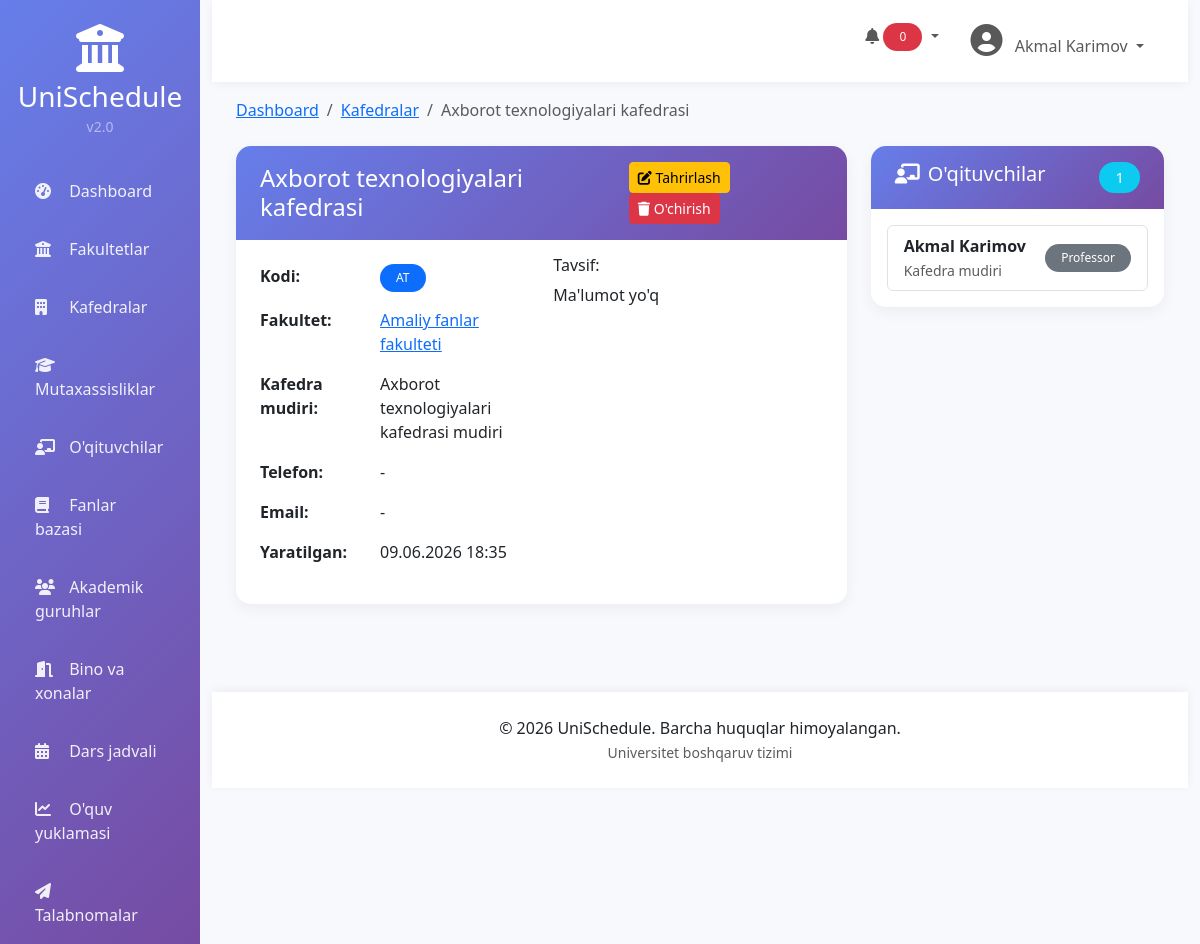
Screenshot of /departments/1/ (signed in) with the database file from the repository.
### departments/models.py (models this page shows, shortened)
class Department(models.Model):
    name = models.CharField(max_length=255, verbose_name="Nomi")
    code = models.CharField(max_length=20, unique=True, verbose_name="Kodi")
    faculty = models.ForeignKey(Faculty, on_delete=models.CASCADE, related_name='departments', verbose_name="Fakultet")
    head_name = models.CharField(max_length=255, blank=True, verbose_name="Kafedra mudiri")
    phone = models.CharField(max_length=20, blank=True, verbose_name="Telefon")
    email = models.EmailField(blank=True, verbose_name="Email")
    description = models.TextField(blank=True, verbose_name="Tavsif")
    created_at = models.DateTimeField(auto_now_add=True)
    updated_at = models.DateTimeField(auto_now=True)
    class Meta:
        verbose_name = "Kafedra"
        verbose_name_plural = "Kafedralar"
        ordering = ['faculty__name', 'name']

### faculties/models.py (models this page shows, shortened)
class Faculty(models.Model):
    name = models.CharField(max_length=255, verbose_name="Nomi")
    code = models.CharField(max_length=20, unique=True, verbose_name="Kodi")
    description = models.TextField(blank=True, verbose_name="Tavsif")
    dean_name = models.CharField(max_length=255, blank=True, verbose_name="Dekan ismi")
    phone = models.CharField(max_length=20, blank=True, verbose_name="Telefon")
    email = models.EmailField(blank=True, verbose_name="Email")
    established_date = models.DateField(null=True, blank=True, verbose_name="Tashkil etilgan sana")
    created_at = models.DateTimeField(auto_now_add=True)
    updated_at = models.DateTimeField(auto_now=True)
    class Meta:
        verbose_name = "Fakultet"
        verbose_name_plural = "Fakultetlar"
        ordering = ['name']

### teachers/models.py (models this page shows, shortened)
class Teacher(models.Model):
    ACADEMIC_DEGREES = [
        ('none', "Yo'q"),
        ('phd', "PhD"),
        ('dsc', "DSc"),
        ('professor', "Professor"),
    ]
    POSITIONS = [
        ('teacher', "O'qituvchi"),
        ('senior_teacher', "Katta o'qituvchi"),
        ('docent', "Dotsent"),
        ('professor', "Professor"),
        ('head', "Kafedra mudiri"),
    ]
    user = models.OneToOneField(User, on_delete=models.CASCADE, related_name='teacher_profile',
                                verbose_name="Foydalanuvchi")
    department = models.ForeignKey(Department, on_delete=models.SET_NULL, null=True, related_name='teachers',
                                   verbose_name="Kafedra")
    academic_degree = models.CharField(max_length=20, choices=ACADEMIC_DEGREES, default='none',
                                       verbose_name="Ilmiy daraja")
    position = models.CharField(max_length=20, choices=POSITIONS, default='teacher', verbose_name="Lavozim")
    employee_id = models.CharField(max_length=50, unique=True, blank=True, verbose_name="Xodim ID")
    phone = models.CharField(max_length=20, blank=True, verbose_name="Telefon")
    address = models.TextField(blank=True, verbose_name="Manzil")
    birth_date = models.DateField(null=True, blank=True, verbose_name="Tug'ilgan sana")
    start_date = models.DateField(null=True, blank=True, verbose_name="Ish boshlagan sana")
    is_active = models.BooleanField(default=True, verbose_name="Faol")
    created_at = models.DateTimeField(auto_now_add=True)
    updated_at = models.DateTimeField(auto_now=True)
    class Meta:
        verbose_name = "O'qituvchi"
        verbose_name_plural = "O'qituvchilar"
        ordering = ['user__last_name', 'user__first_name']

### departments/views.py (the view)
# urls.py: path('<int:pk>/', views.department_detail, name='department_detail'),
@login_required
def department_detail(request, pk):
    department = get_object_or_404(Department, pk=pk)
    teachers = department.teachers.all()
    context = {
        'department': department,
        'teachers': teachers,
    }
    return render(request, 'departments/detail.html', context)

### templates/departments/detail.html (shortened to what this page needs)
{% extends 'base.html' %}
{% block content %}
<div class="mb-4">
    <nav aria-label="breadcrumb">
        <ol class="breadcrumb">
            <li class="breadcrumb-item"><a href="/">Dashboard</a></li>
            <li class="breadcrumb-item"><a href="{% url 'department_list' %}">Kafedralar</a></li>
            <li class="breadcrumb-item active">{{ department.name }}</li>
        </ol>
    </nav>
</div>
<div class="row">
    <div class="col-md-8">
        <div class="card mb-4">
            <div class="card-header d-flex justify-content-between align-items-center">
                <h4 class="mb-0">{{ department.name }}</h4>
                <div>
                    <a href="{% url 'department_edit' department.id %}" class="btn btn-warning btn-sm">
                        <i class="fas fa-edit"></i> Tahrirlash
                    </a>
                    <a href="{% url 'department_delete' department.id %}" class="btn btn-danger btn-sm">
                        <i class="fas fa-trash"></i> O'chirish
                    </a>
                </div>
            </div>
            <div class="card-body">
                <div class="row">
                    <div class="col-md-6">
                        <table class="table table-borderless">
                            <tr>
                                <th style="width: 120px;">Kodi:</th>
                                <td><span class="badge bg-primary">{{ department.code }}</span></td>
                            </tr>
                            <tr>
                                <th>Fakultet:</th>
                                <td>
                                    <a href="{% url 'faculty_detail' department.faculty.id %}">
                                        {{ department.faculty.name }}
                                    </a>
                                </td>
                            </tr>
                            <tr>
                                <th>Kafedra mudiri:</th>
                                <td>{{ department.head_name|default:"-" }}</td>
                            </tr>
                            <tr>
                                <th>Telefon:</th>
                                <td>{{ department.phone|default:"-" }}</td>
                            </tr>
                            <tr>
                                <th>Email:</th>
                                <td>{{ department.email|default:"-" }}</td>
                            </tr>
                            <tr>
                                <th>Yaratilgan:</th>
                                <td>{{ department.created_at|date:"d.m.Y H:i" }}</td>
                            </tr>
                        </table>
                    </div>
                    <div class="col-md-6">
                        <h6>Tavsif:</h6>
                        <p>{{ department.description|default:"Ma'lumot yo'q" }}</p>
                    </div>
                </div>
            </div>
        </div>
    </div>
    <div class="col-md-4">
        <div class="card">
            <div class="card-header">
                <h5 class="mb-0">
                    <i class="fas fa-chalkboard-user me-2"></i>O'qituvchilar
                    <span class="badge bg-info float-end">{{ teachers.count }}</span>
                </h5>
            </div>
            <div class="card-body">
                {% if teachers %}
                    <div class="list-group">
                        {% for teacher in teachers %}
                        <div class="list-group-item">
                            <div class="d-flex justify-content-between align-items-center">
                                <div>
                                    <strong>{{ teacher.user.get_full_name|default:teacher.user.username }}</strong>
                                    <br>
                                    <small class="text-muted">{{ teacher.get_position_display }}</small>
                                </div>
                                <span class="badge bg-secondary">{{ teacher.get_academic_degree_display }}</span>
                            </div>
                        </div>
                        {% endfor %}
                    </div>
                {% else %}
                    <p class="text-muted text-center py-3">
                        <i class="fas fa-users fa-2x mb-2"></i><br>
                        Hali o'qituvchilar mavjud emas
                    </p>
                {% endif %}
            </div>
        </div>
    </div>
</div>
{% endblock %}

### templates/base.html (shortened to what this page needs)
<!DOCTYPE html>
<html lang="uz">
<head>
    <link href="https://cdn.jsdelivr.net/npm/bootstrap@5.3.0/dist/css/bootstrap.min.css" rel="stylesheet">
    <link href="https://cdnjs.cloudflare.com/ajax/libs/font-awesome/6.4.0/css/all.min.css" rel="stylesheet">
    <link href="https://cdn.datatables.net/1.13.6/css/dataTables.bootstrap5.min.css" rel="stylesheet">
    {% load static %}
    <link rel="stylesheet" href="{% static 'css/style.css' %}">
</head>
<body>
    <div class="container-fluid">
        <div class="row">
            <div class="col-md-3 col-lg-2 px-0 sidebar" id="sidebar">
                <div class="text-center py-4">
                    <div class="logo">
                        <i class="fas fa-university fa-3x text-white mb-2"></i>
                        <h3 class="text-white mb-0">UniSchedule</h3>
                        <small class="text-white-50">v2.0</small>
                    </div>
                </div>
                <nav class="nav flex-column">
                    <a class="nav-link {% if request.resolver_match.url_name == 'dashboard' %}active{% endif %}" href="/">
                        <i class="fas fa-tachometer-alt"></i> <span>Dashboard</span>
                    </a>
                    <a class="nav-link" href="/faculties/">
                        <i class="fas fa-university"></i> <span>Fakultetlar</span>
                    </a>
                    <a class="nav-link" href="/departments/">
                        <i class="fas fa-building"></i> <span>Kafedralar</span>
                    </a>
                    <a class="nav-link" href="/specializations/">
                        <i class="fas fa-graduation-cap"></i> <span>Mutaxassisliklar</span>
                    </a>
                    <a class="nav-link" href="/teachers/">
                        <i class="fas fa-chalkboard-user"></i> <span>O'qituvchilar</span>
                    </a>
                    <a class="nav-link" href="/subjects/">
                        <i class="fas fa-book"></i> <span>Fanlar bazasi</span>
                    </a>
                    <a class="nav-link" href="/groups/">
                        <i class="fas fa-users"></i> <span>Akademik guruhlar</span>
                    </a>
                    <a class="nav-link" href="/rooms/">
                        <i class="fas fa-door-open"></i> <span>Bino va xonalar</span>
                    </a>
                    <a class="nav-link" href="/schedule/">
                        <i class="fas fa-calendar-alt"></i> <span>Dars jadvali</span>
                    </a>
                    <a class="nav-link" href="/workload/">
                        <i class="fas fa-chart-line"></i> <span>O'quv yuklamasi</span>
                    </a>
                    <a class="nav-link" href="/requests/">
                        <i class="fas fa-paper-plane"></i> <span>Talabnomalar</span>
                    </a>
                </nav>
            </div>
            <div class="col-md-9 col-lg-10 main-content">
                <nav class="navbar navbar-expand-lg navbar-custom">
                    <div class="container-fluid">
                        <div class="collapse navbar-collapse">
                            <ul class="navbar-nav ms-auto">
                                <li class="nav-item me-3">
                                    <div class="dropdown">
                                        <button class="btn btn-link nav-link dropdown-toggle" type="button" id="notificationDropdown" data-bs-toggle="dropdown">
                                            <i class="fas fa-bell"></i>
                                            <span class="badge bg-danger" id="notificationBadge">0</span>
                                        </button>
                                    </div>
                                </li>
                                <li class="nav-item dropdown">
                                    <a class="nav-link dropdown-toggle" href="#" id="navbarDropdown" role="button" data-bs-toggle="dropdown">
                                        <i class="fas fa-user-circle fa-2x"></i>
                                        <span class="ms-2">{{ user.get_full_name|default:user.username }}</span>
                                    </a>
                                </li>
                            </ul>
                        </div>
                    </div>
                </nav>
                <div class="px-4 py-3 fade-in">
                    {% block content %}{% endblock %}
                </div>
                <div class="footer">
                    <p class="mb-0">
                        &copy; 2026 UniSchedule. Barcha huquqlar himoyalangan.
                        <br>
                        <small class="text-muted">Universitet boshqaruv tizimi</small>
                    </p>
                </div>
            </div>
        </div>
    </div>
</body>
</html>

### static/css/style.css (style rules this page uses)
:root { --primary: #667eea; --primary-dark: #5a67d8; --secondary: #764ba2; --success: #48bb78; --danger: #f56565; --warning: #ed8936; --info: #4299e1; --dark: #2d3748; --light: #f7fafc; }
* { margin: 0; padding: 0; box-sizing: border-box; }
body { font-family: 'Segoe UI', Tahoma, Geneva, Verdana, sans-serif; background: linear-gradient(135deg, #667eea 0%, #764ba2 100%); min-height: 100vh; }
.sidebar { background: linear-gradient(135deg, var(--primary) 0%, var(--secondary) 100%); box-shadow: 2px 0 20px rgba(0,0,0,0.1); transition: all 0.3s; }
.sidebar .nav-link { color: rgba(255,255,255,0.9); padding: 12px 20px; margin: 5px 15px; border-radius: 10px; transition: all 0.3s; position: relative; overflow: hidden; }
.sidebar .nav-link::before { content: ''; position: absolute; top: 0; left: -100%; width: 100%; height: 100%; background: rgba(255,255,255,0.1); transition: left 0.3s; }
.sidebar .nav-link i { margin-right: 10px; width: 20px; }
.main-content { background: #f8f9fc; min-height: 100vh; }
.navbar-custom { background: white; box-shadow: 0 2px 10px rgba(0,0,0,0.05); padding: 1rem 1.5rem; }
.card { border: none; border-radius: 15px; box-shadow: 0 5px 15px rgba(0,0,0,0.05); transition: all 0.3s; overflow: hidden; }
.card-header { background: linear-gradient(135deg, var(--primary) 0%, var(--secondary) 100%); color: white; border: none; padding: 1rem 1.5rem; }
.card-header h5, .card-header h6 { margin: 0; color: white; }
.badge { padding: 0.5rem 1rem; border-radius: 20px; font-weight: 500; }
.fade-in { animation: fadeIn 0.5s ease-in; }
.footer { background: white; padding: 1.5rem; text-align: center; margin-top: 3rem; box-shadow: 0 -2px 10px rgba(0,0,0,0.05); }

### templates/base.html (style rules this page uses)
.sidebar { min-height: 100vh; }

### rows the page displays
Department: name "Axborot texnologiyalari kafedrasi", code "AT", faculty.name "Amaliy fanlar fakulteti", head_name "Axborot texnologiyalari kafedrasi mudiri", phone "-", email "-", created_at "09.06.2026 18:35", description "Ma'lumot yo'q", count "1"
Teacher: user.get_full_name "Akmal Karimov", position "Kafedra mudiri", academic_degree "Professor"

### other values shown
{{ user.get_full_name|default:user.username }} "Akmal Karimov"
